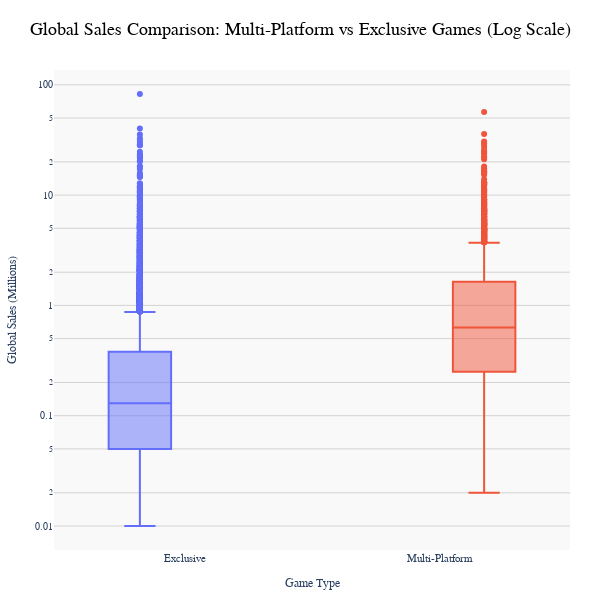

Notebook source saved alongside this figure:
### Markdown cell above
## Log Scale Justification — Handling Skewed Sales Data

Video game sales data are **highly skewed**, with most titles selling fewer than 1 million copies while a small number of blockbuster releases exceed 50–80 million.
Using a **logarithmic scale** on the y-axis compresses this extreme range, allowing for a **more meaningful visual comparison** between typical and high-performing games.
Without the log transformation, the few top-selling games dominate the chart and obscure underlying trends among the majority of titles.

By applying a log scale, the plot clearly reveals the **distribution, spread, and median differences** between multi-platform and exclusive games — highlighting genuine performance trends across both categories.

### Code cell
# Create box plot using Plotly Express
fig_box = px.box(
    df_merged,
    x='is_multiplatform',
    y='Global_Sales',
    color='is_multiplatform',
    title='Global Sales Comparison: Multi-Platform vs Exclusive Games (Log Scale)',
    labels={
        'is_multiplatform': 'Game Type',
        'Global_Sales': 'Global Sales (Millions)'
    },
    points='outliers'
)

# Customise y-axis to log scale and improve readability
fig_box.update_yaxes(
    type='log',
    title_font=dict(size=12),
    tickfont=dict(size=10),
    showgrid=True,
    gridcolor='lightgrey'
)

# Customise x-axis for clarity
fig_box.update_xaxes(
    tickvals=[False, True],
    ticktext=['Exclusive', 'Multi-Platform'],
    title_font=dict(size=12),
    tickfont=dict(size=11)
)

# Update layout for better aesthetics
fig_box.update_layout(
    template='plotly_white',
    showlegend=False,
    title=dict(x=0.5, font=dict(size=18, family='Arial', color='black')),
    font=dict(size=12, family='Arial'),
    yaxis=dict(zerolinecolor='lightgrey'),
    margin=dict(l=50, r=30, t=70, b=50),
    width=600,
    height=600,
    boxmode='group',
    plot_bgcolor='rgba(245,245,245,0.6)',
    paper_bgcolor='white',
    annotations=[
        dict(
            text="Log scale reveals clearer comparison; multi-platform games show higher medians and spread.",
            xref="paper", yref="paper",
            x=0.5, y=-0.25,
            showarrow=False,
            font=dict(size=11, color="gray")
        )
    ]
)

# Show the plot
fig_box.show()

### Figure 1 — Plotly figure (JSON) as saved in the notebook; plotly's stock layout.template omitted (floating-point values rounded to 4 significant figures; data arrays with more than 128 entries replaced by an {"elided": "..."} marker saying what was removed)
{"data": [{"alignmentgroup": "True", "boxpoints": "outliers", "hovertemplate": "Game Type=%{x}<br>Global Sales (Millions)=%{y}<extra></extra>", "legendgroup": "False", "marker": {"color": "#636efa"}, "name": "False", "notched": false, "offsetgroup": "False", "orientation": "v", "showlegend": true, "type": "box", "x": {"elided": "9255 bool values"}, "x0": " ", "xaxis": "x", "y": {"elided": "9255 float values"}, "y0": " ", "yaxis": "y"}, {"alignmentgroup": "True", "boxpoints": "outliers", "hovertemplate": "Game Type=%{x}<br>Global Sales (Millions)=%{y}<extra></extra>", "legendgroup": "True", "marker": {"color": "#EF553B"}, "name": "True", "notched": false, "offsetgroup": "True", "orientation": "v", "showlegend": true, "type": "box", "x": {"elided": "2647 bool values"}, "x0": " ", "xaxis": "x", "y": {"elided": "2647 float values"}, "y0": " ", "yaxis": "y"}], "layout": {"annotations": [{"font": {"color": "gray", "size": 11}, "showarrow": false, "text": "Log scale reveals clearer comparison; multi-platform games show higher medians and spread.", "x": 0.5, "xref": "paper", "y": -0.25, "yref": "paper"}], "boxmode": "group", "font": {"family": "Arial", "size": 12}, "height": 600, "legend": {"title": {"text": "Game Type"}, "tracegroupgap": 0}, "margin": {"b": 50, "l": 50, "r": 30, "t": 70}, "paper_bgcolor": "white", "plot_bgcolor": "rgba(245,245,245,0.6)", "showlegend": false, "title": {"font": {"color": "black", "family": "Arial", "size": 18}, "text": "Global Sales Comparison: Multi-Platform vs Exclusive Games (Log Scale)", "x": 0.5}, "width": 600, "xaxis": {"anchor": "y", "categoryarray": [false, true], "categoryorder": "array", "domain": [0, 1], "tickfont": {"size": 11}, "ticktext": ["Exclusive", "Multi-Platform"], "tickvals": [false, true], "title": {"font": {"size": 12}, "text": "Game Type"}}, "yaxis": {"anchor": "x", "domain": [0, 1], "gridcolor": "lightgrey", "showgrid": true, "tickfont": {"size": 10}, "title": {"font": {"size": 12}, "text": "Global Sales (Millions)"}, "type": "log", "zerolinecolor": "lightgrey"}}}
